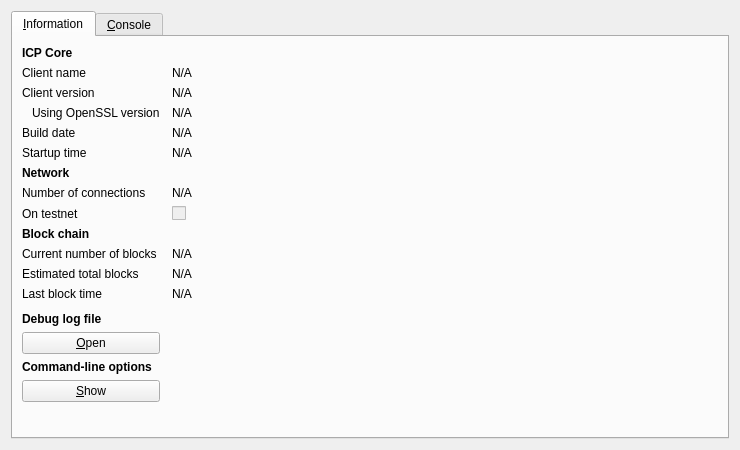
<?xml version="1.0" encoding="UTF-8"?>
<ui version="4.0">
 <class>RPCConsole</class>
 <widget class="QDialog" name="RPCConsole">
  <property name="geometry">
   <rect>
    <x>0</x>
    <y>0</y>
    <width>740</width>
    <height>450</height>
   </rect>
  </property>
  <property name="windowTitle">
   <string>ICP - Debug window</string>
  </property>
  <layout class="QVBoxLayout" name="verticalLayout_2">
   <item>
    <widget class="QTabWidget" name="tabWidget">
     <property name="currentIndex">
      <number>0</number>
     </property>
     <widget class="QWidget" name="tab_info">
      <attribute name="title">
       <string>&amp;Information</string>
      </attribute>
      <layout class="QGridLayout" name="gridLayout" columnstretch="0,1">
       <property name="horizontalSpacing">
        <number>12</number>
       </property>
       <item row="0" column="0">
        <widget class="QLabel" name="label_9">
         <property name="font">
          <font>
           <weight>75</weight>
           <bold>true</bold>
          </font>
         </property>
         <property name="text">
          <string>ICP Core</string>
         </property>
        </widget>
       </item>
       <item row="1" column="0">
        <widget class="QLabel" name="label_5">
         <property name="text">
          <string>Client name</string>
         </property>
        </widget>
       </item>
       <item row="1" column="1">
        <widget class="QLabel" name="clientName">
         <property name="cursor">
          <cursorShape>IBeamCursor</cursorShape>
         </property>
         <property name="text">
          <string>N/A</string>
         </property>
         <property name="textFormat">
          <enum>Qt::PlainText</enum>
         </property>
         <property name="textInteractionFlags">
          <set>Qt::LinksAccessibleByMouse|Qt::TextSelectableByKeyboard|Qt::TextSelectableByMouse</set>
         </property>
        </widget>
       </item>
       <item row="2" column="0">
        <widget class="QLabel" name="label_6">
         <property name="text">
          <string>Client version</string>
         </property>
        </widget>
       </item>
       <item row="2" column="1">
        <widget class="QLabel" name="clientVersion">
         <property name="cursor">
          <cursorShape>IBeamCursor</cursorShape>
         </property>
         <property name="text">
          <string>N/A</string>
         </property>
         <property name="textFormat">
          <enum>Qt::PlainText</enum>
         </property>
         <property name="textInteractionFlags">
          <set>Qt::LinksAccessibleByMouse|Qt::TextSelectableByKeyboard|Qt::TextSelectableByMouse</set>
         </property>
        </widget>
       </item>
       <item row="3" column="0">
        <widget class="QLabel" name="label_14">
         <property name="text">
          <string>Using OpenSSL version</string>
         </property>
         <property name="indent">
          <number>10</number>
         </property>
        </widget>
       </item>
       <item row="3" column="1">
        <widget class="QLabel" name="openSSLVersion">
         <property name="cursor">
          <cursorShape>IBeamCursor</cursorShape>
         </property>
         <property name="text">
          <string>N/A</string>
         </property>
         <property name="textFormat">
          <enum>Qt::PlainText</enum>
         </property>
         <property name="textInteractionFlags">
          <set>Qt::LinksAccessibleByMouse|Qt::TextSelectableByKeyboard|Qt::TextSelectableByMouse</set>
         </property>
        </widget>
       </item>
       <item row="4" column="0">
        <widget class="QLabel" name="label_12">
         <property name="text">
          <string>Build date</string>
         </property>
        </widget>
       </item>
       <item row="4" column="1">
        <widget class="QLabel" name="buildDate">
         <property name="cursor">
          <cursorShape>IBeamCursor</cursorShape>
         </property>
         <property name="text">
          <string>N/A</string>
         </property>
         <property name="textFormat">
          <enum>Qt::PlainText</enum>
         </property>
         <property name="textInteractionFlags">
          <set>Qt::LinksAccessibleByMouse|Qt::TextSelectableByKeyboard|Qt::TextSelectableByMouse</set>
         </property>
        </widget>
       </item>
       <item row="5" column="0">
        <widget class="QLabel" name="label_13">
         <property name="text">
          <string>Startup time</string>
         </property>
        </widget>
       </item>
       <item row="5" column="1">
        <widget class="QLabel" name="startupTime">
         <property name="cursor">
          <cursorShape>IBeamCursor</cursorShape>
         </property>
         <property name="text">
          <string>N/A</string>
         </property>
         <property name="textFormat">
          <enum>Qt::PlainText</enum>
         </property>
         <property name="textInteractionFlags">
          <set>Qt::LinksAccessibleByMouse|Qt::TextSelectableByKeyboard|Qt::TextSelectableByMouse</set>
         </property>
        </widget>
       </item>
       <item row="6" column="0">
        <widget class="QLabel" name="label_11">
         <property name="font">
          <font>
           <weight>75</weight>
           <bold>true</bold>
          </font>
         </property>
         <property name="text">
          <string>Network</string>
         </property>
        </widget>
       </item>
       <item row="7" column="0">
        <widget class="QLabel" name="label_7">
         <property name="text">
          <string>Number of connections</string>
         </property>
        </widget>
       </item>
       <item row="7" column="1">
        <widget class="QLabel" name="numberOfConnections">
         <property name="cursor">
          <cursorShape>IBeamCursor</cursorShape>
         </property>
         <property name="text">
          <string>N/A</string>
         </property>
         <property name="textFormat">
          <enum>Qt::PlainText</enum>
         </property>
         <property name="textInteractionFlags">
          <set>Qt::LinksAccessibleByMouse|Qt::TextSelectableByKeyboard|Qt::TextSelectableByMouse</set>
         </property>
        </widget>
       </item>
       <item row="8" column="0">
        <widget class="QLabel" name="label_8">
         <property name="text">
          <string>On testnet</string>
         </property>
        </widget>
       </item>
       <item row="8" column="1">
        <widget class="QCheckBox" name="isTestNet">
         <property name="enabled">
          <bool>false</bool>
         </property>
         <property name="text">
          <string/>
         </property>
        </widget>
       </item>
       <item row="9" column="0">
        <widget class="QLabel" name="label_10">
         <property name="font">
          <font>
           <weight>75</weight>
           <bold>true</bold>
          </font>
         </property>
         <property name="text">
          <string>Block chain</string>
         </property>
        </widget>
       </item>
       <item row="10" column="0">
        <widget class="QLabel" name="label_3">
         <property name="text">
          <string>Current number of blocks</string>
         </property>
        </widget>
       </item>
       <item row="10" column="1">
        <widget class="QLabel" name="numberOfBlocks">
         <property name="cursor">
          <cursorShape>IBeamCursor</cursorShape>
         </property>
         <property name="text">
          <string>N/A</string>
         </property>
         <property name="textFormat">
          <enum>Qt::PlainText</enum>
         </property>
         <property name="textInteractionFlags">
          <set>Qt::LinksAccessibleByMouse|Qt::TextSelectableByKeyboard|Qt::TextSelectableByMouse</set>
         </property>
        </widget>
       </item>
       <item row="11" column="0">
        <widget class="QLabel" name="label_4">
         <property name="text">
          <string>Estimated total blocks</string>
         </property>
        </widget>
       </item>
       <item row="11" column="1">
        <widget class="QLabel" name="totalBlocks">
         <property name="cursor">
          <cursorShape>IBeamCursor</cursorShape>
         </property>
         <property name="text">
          <string>N/A</string>
         </property>
         <property name="textFormat">
          <enum>Qt::PlainText</enum>
         </property>
         <property name="textInteractionFlags">
          <set>Qt::LinksAccessibleByMouse|Qt::TextSelectableByKeyboard|Qt::TextSelectableByMouse</set>
         </property>
        </widget>
       </item>
       <item row="12" column="0">
        <widget class="QLabel" name="label_2">
         <property name="text">
          <string>Last block time</string>
         </property>
        </widget>
       </item>
       <item row="12" column="1">
        <widget class="QLabel" name="lastBlockTime">
         <property name="cursor">
          <cursorShape>IBeamCursor</cursorShape>
         </property>
         <property name="text">
          <string>N/A</string>
         </property>
         <property name="textFormat">
          <enum>Qt::PlainText</enum>
         </property>
         <property name="textInteractionFlags">
          <set>Qt::LinksAccessibleByMouse|Qt::TextSelectableByKeyboard|Qt::TextSelectableByMouse</set>
         </property>
        </widget>
       </item>
       <item row="13" column="0">
        <spacer name="verticalSpacer_2">
         <property name="orientation">
          <enum>Qt::Vertical</enum>
         </property>
         <property name="sizeHint" stdset="0">
          <size>
           <width>20</width>
           <height>20</height>
          </size>
         </property>
        </spacer>
       </item>
       <item row="14" column="0">
        <widget class="QLabel" name="labelDebugLogfile">
         <property name="font">
          <font>
           <weight>75</weight>
           <bold>true</bold>
          </font>
         </property>
         <property name="text">
          <string>Debug log file</string>
         </property>
        </widget>
       </item>
       <item row="15" column="0">
        <widget class="QPushButton" name="openDebugLogfileButton">
         <property name="toolTip">
          <string>Open the ICP debug log file from the current data directory. This can take a few seconds for large log files.</string>
         </property>
         <property name="text">
          <string>&amp;Open</string>
         </property>
         <property name="autoDefault">
          <bool>false</bool>
         </property>
        </widget>
       </item>
       <item row="16" column="0">
        <widget class="QLabel" name="labelCLOptions">
         <property name="font">
          <font>
           <weight>75</weight>
           <bold>true</bold>
          </font>
         </property>
         <property name="text">
          <string>Command-line options</string>
         </property>
        </widget>
       </item>
       <item row="17" column="0">
        <widget class="QPushButton" name="showCLOptionsButton">
         <property name="toolTip">
          <string>Show the ICP-Qt help message to get a list with possible ICP command-line options.</string>
         </property>
         <property name="text">
          <string>&amp;Show</string>
         </property>
         <property name="autoDefault">
          <bool>false</bool>
         </property>
        </widget>
       </item>
       <item row="18" column="0">
        <spacer name="verticalSpacer">
         <property name="orientation">
          <enum>Qt::Vertical</enum>
         </property>
         <property name="sizeHint" stdset="0">
          <size>
           <width>20</width>
           <height>40</height>
          </size>
         </property>
        </spacer>
       </item>
      </layout>
     </widget>
     <widget class="QWidget" name="tab_console">
      <attribute name="title">
       <string>&amp;Console</string>
      </attribute>
      <layout class="QVBoxLayout" name="verticalLayout_3">
       <property name="spacing">
        <number>3</number>
       </property>
       <item>
        <widget class="QTextEdit" name="messagesWidget">
         <property name="minimumSize">
          <size>
           <width>0</width>
           <height>100</height>
          </size>
         </property>
         <property name="readOnly">
          <bool>true</bool>
         </property>
         <property name="tabKeyNavigation" stdset="0">
          <bool>false</bool>
         </property>
         <property name="columnCount" stdset="0">
          <number>2</number>
         </property>
        </widget>
       </item>
       <item>
        <layout class="QHBoxLayout" name="horizontalLayout">
         <property name="spacing">
          <number>3</number>
         </property>
         <item>
          <widget class="QLabel" name="label">
           <property name="text">
            <string notr="true">&gt;</string>
           </property>
          </widget>
         </item>
         <item>
          <widget class="QLineEdit" name="lineEdit"/>
         </item>
         <item>
          <widget class="QPushButton" name="clearButton">
           <property name="maximumSize">
            <size>
             <width>24</width>
             <height>24</height>
            </size>
           </property>
           <property name="toolTip">
            <string>Clear console</string>
           </property>
           <property name="text">
            <string/>
           </property>
           <property name="icon">
            <iconset resource="../bitcoin.qrc">
             <normaloff>:/icons/remove</normaloff>:/icons/remove</iconset>
           </property>
           <property name="shortcut">
            <string notr="true">Ctrl+L</string>
           </property>
           <property name="autoDefault">
            <bool>false</bool>
           </property>
          </widget>
         </item>
        </layout>
       </item>
      </layout>
     </widget>
    </widget>
   </item>
  </layout>
 </widget>
 <resources>
  <include location="../bitcoin.qrc"/>
 </resources>
 <connections/>
</ui>
